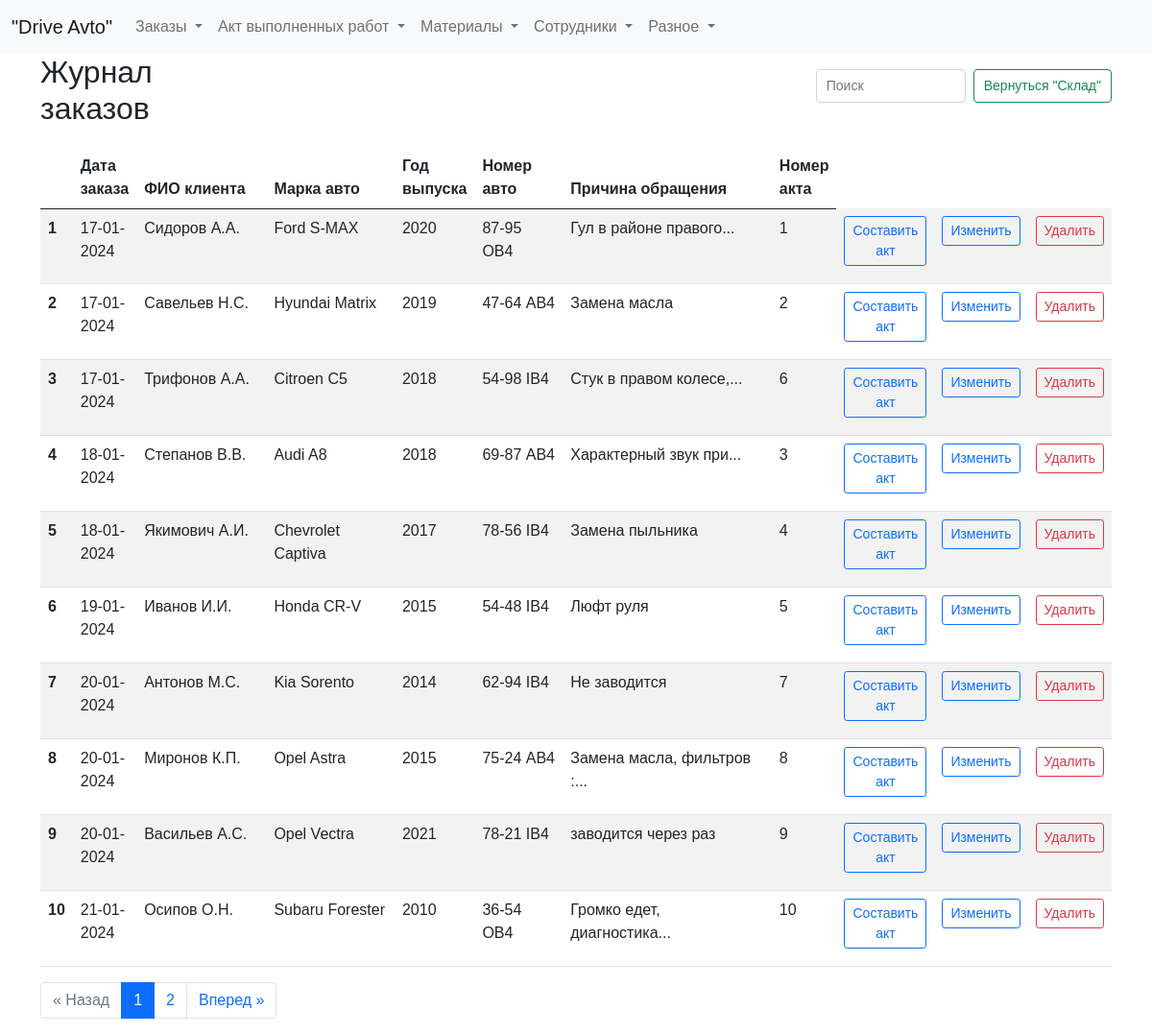
The app's page /zhurnal with its own data.
### tables this page shows
CREATE TABLE log (
id integer PRIMARY KEY AUTOINCREMENT,
date_order text NOT NULL,
name_customer text NOT NULL,
brand_car text NOT NULL,
year_car text NOT NULL,
number_car text NOT NULL,
text_order text NOT NULL,
id_act integer
);

### fcompany.py (the view)
@app.route("/zhurnal")
def showZhurnal():
    page = request.args.get('page', 1, type=int)
    per_page = 10  # Количество элементов на странице
    log_query = dbase.getLog()  # Получаем все элементы журнала
    for row in log_query:
        row['entry_id'] = row['id']
    total_items = len(log_query)  # Получаем общее количество элементов
    total_pages = ceil(total_items / per_page)  # Вычисляем общее количество страниц
    start_index = (page - 1) * per_page
    end_index = start_index + per_page
    log = log_query[start_index:end_index]  # Получаем элементы текущей страницы
    pagination = {
        'page': page,
        'per_page': per_page,
        'total_pages': total_pages,
        'total_items': total_items
    }
    return render_template("zhurnal.html", title="Журнал", log=log, pagination=pagination)

### FDataBase.py (called while the page is built)
    def getLog(self):
        sql = '''SELECT * FROM log'''
        try:
            self.__cur.execute(sql)
            res = self.__cur.fetchall()
            log_list = [dict(row) for row in res]
            if log_list: return log_list
        except:
            print("Ошибка чтения из БД")
        return []

### fcompany.py (called while the page is built)
def connect_db():  # общая функция для установления соединения с БД
    conn = sqlite3.connect(app.config['DATABASE'])
    conn.row_factory = sqlite3.Row  # записи будут представлены не в виде кортежей, а в виде словаря (для исп в шаблонах)
    return conn

def get_db():
    if not hasattr(g, 'link_db'):
        g.link_db = connect_db()
    return g.link_db

@app.before_request
def before_request():
    global dbase
    db = get_db()
    dbase = FDataBase(db)

### templates/zhurnal.html (shortened to what this page needs)
{% extends 'base.html' %}
{% block content %}
<div class="header-container">
  <h2>Журнал заказов</h2>
  <form class="d-flex search-form" role="search">
    <input class="form-control me-2 narrow-search" type="search" id="searchInput" placeholder="Поиск" aria-label="Search">
    <button class="btn btn-outline-success narrow-button" type="submit">Вернуться "Склад"</button>
  </form>
</div>
<div class="table-responsive">
<table id="myTable" class="table table-striped">
  <thead>
    <tr>
      <th scope="col"></th>
      <th scope="col" style="width: 50px;">Дата заказа</th>
      <th scope="col" style="width: 150px;">ФИО клиента</th>
      <th scope="col" style="width: 150px;">Марка авто</th>
      <th scope="col" style="width: 50px;">Год выпуска</th>
      <th scope="col" style="width: 100px;">Номер авто</th>
      <th scope="col" style="width: 250px;">Причина обращения</th>
      <th scope="col" style="width: 50px;">Номер акта</th>
    </tr>
  </thead>
  <tbody>
    {% for row in log %}
    <tr>
      <th scope="row">{{ loop.index }}</th>
      <td>{{ row.date_order }}</td>
      <td>{{ row.name_customer }}</td>
      <td>{{ row.brand_car }}</td>
      <td>{{ row.year_car }}</td>
      <td>{{ row.number_car }}</td>
      <td>{{ row.text_order|truncate(30) }}</td>
      <td>{{ row.id_act }}</td>
      <td>
            <a href="/edit_entry_act/{{ row.id }}" class="btn btn-outline-primary btn-sm">Составить акт</a>
      </td>
      <td>
          <a href="/edit_entry/{{ row.id }}" class="btn btn-outline-primary btn-sm">Изменить</a>
      </td>
      <td>
        <form action="/delete_entry/{{ row.id }}" method="post">
            <button type="submit" class="btn btn-outline-danger btn-sm">Удалить</button>
        </form>
      </td>
    </tr>
    {% endfor %}
  </tbody>
</table>
</div>
{% if pagination.total_items > pagination.per_page %}
<nav aria-label="Page navigation">
  <ul class="pagination justify-content-center">
    {% if pagination.page > 1 %}
      <li class="page-item"><a class="page-link" href="{{ url_for('showZhurnal', page=pagination.page-1) }}">&laquo; Назад</a></li>
    {% else %}
      <li class="page-item disabled"><span class="page-link">&laquo; Назад</span></li>
    {% endif %}
    {% for page_num in range(1, pagination.total_pages+1) %}
      {% if page_num == pagination.page %}
        <li class="page-item active"><span class="page-link">{{ page_num }}</span></li>
      {% else %}
        <li class="page-item"><a class="page-link" href="{{ url_for('showZhurnal', page=page_num) }}">{{ page_num }}</a></li>
      {% endif %}
    {% endfor %}
    {% if pagination.page < pagination.total_pages %}
      <li class="page-item"><a class="page-link" href="{{ url_for('showZhurnal', page=pagination.page+1) }}">Вперед &raquo;</a></li>
    {% else %}
      <li class="page-item disabled"><span class="page-link">Вперед &raquo;</span></li>
    {% endif %}
  </ul>
</nav>
{% endif %}
{% endblock %}

### static/css/styles.css (style rules this page uses)
input.form-control { width: 100%; }
.narrow-button { max-width: 250px; white-space: nowrap; font-size: 16px; }
.narrow-search { max-width: 400px; }
.header-container { display: flex; justify-content: space-between; align-items: center; margin-bottom: 20px; }
.search-form { margin-left: 300px; }
h2 { margin: 0; margin-right: 300px; }
html, body { font-family: 'Arial'; margin: 0; padding: 0; height: 100%; width: 100%; }
a { color: #0059b2; text-decoration: none; }
.btn { margin-bottom: 10px; }
.narrow-search { height: 35px; font-size: 14px; padding: 5px 10px; }
.narrow-button { height: 35px; font-size: 14px; padding: 5px 10px; line-height: 1.5; }

### records on screen
log: date_order "17-01-2024", name_customer "Сидоров А.А.", brand_car "Ford S-MAX", year_car "2020", number_car "87-95 OB4", text_order "Гул в районе правого...", id_act "1"
log: date_order "17-01-2024", name_customer "Савельев Н.С.", brand_car "Hyundai Matrix", year_car "2019", number_car "47-64 АВ4", text_order "Замена масла", id_act "2"
log: date_order "17-01-2024", name_customer "Трифонов А.А.", brand_car "Citroen C5", year_car "2018", number_car "54-98 IB4", text_order "Стук в правом колесе,...", id_act "6"
log: date_order "18-01-2024", name_customer "Степанов В.В.", brand_car "Audi A8", year_car "2018", number_car "69-87 АВ4", text_order "Характерный звук при...", id_act "3"
log: date_order "18-01-2024", name_customer "Якимович А.И.", brand_car "Chevrolet Captiva", year_car "2017", number_car "78-56 IB4", text_order "Замена пыльника", id_act "4"
log: date_order "19-01-2024", name_customer "Иванов И.И.", brand_car "Honda CR-V", year_car "2015", number_car "54-48 IB4", text_order "Люфт руля", id_act "5"
log: date_order "20-01-2024", name_customer "Антонов М.С.", brand_car "Kia Sorento", year_car "2014", number_car "62-94 IB4", text_order "Не заводится", id_act "7"
log: date_order "20-01-2024", name_customer "Миронов К.П.", brand_car "Opel Astra", year_car "2015", number_car "75-24 АВ4", text_order "Замена масла, фильтров :...", id_act "8"
log: date_order "20-01-2024", name_customer "Васильев А.С.", brand_car "Opel Vectra", year_car "2021", number_car "78-21 IB4", text_order "заводится через раз", id_act "9"
log: date_order "21-01-2024", name_customer "Осипов О.Н.", brand_car "Subaru Forester", year_car "2010", number_car "36-54 OB4", text_order "Громко едет, диагностика...", id_act "10"

### other values on screen
{{ page_num }} "1"
{{ page_num }} "2"
